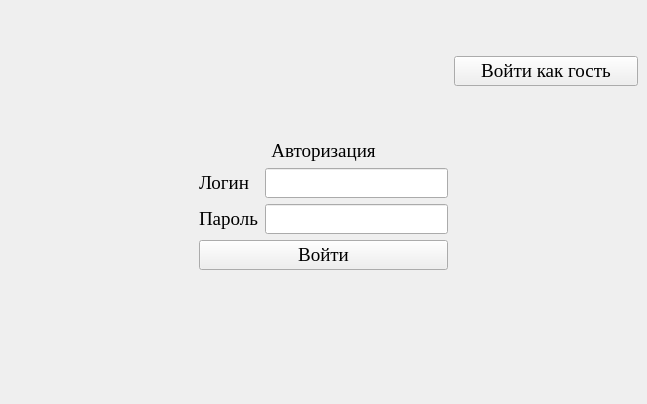
<?xml version="1.0" encoding="UTF-8"?>
<ui version="4.0">
 <class>MainWindow</class>
 <widget class="QMainWindow" name="MainWindow">
  <property name="geometry">
   <rect>
    <x>0</x>
    <y>0</y>
    <width>647</width>
    <height>404</height>
   </rect>
  </property>
  <property name="font">
   <font>
    <family>Times New Roman</family>
    <pointsize>14</pointsize>
   </font>
  </property>
  <property name="windowTitle">
   <string>Авторизация</string>
  </property>
  <property name="windowIcon">
   <iconset>
    <normaloff>../../../../../../../time/import/Icon.JPG</normaloff>../../../../../../../time/import/Icon.JPG</iconset>
  </property>
  <widget class="QWidget" name="centralwidget">
   <layout class="QGridLayout" name="gridLayout">
    <item row="2" column="1">
     <widget class="QLabel" name="label_2">
      <property name="text">
       <string>Логин</string>
      </property>
     </widget>
    </item>
    <item row="2" column="2">
     <widget class="QLineEdit" name="Login"/>
    </item>
    <item row="3" column="2">
     <widget class="QLineEdit" name="Password">
      <property name="echoMode">
       <enum>QLineEdit::Password</enum>
      </property>
     </widget>
    </item>
    <item row="3" column="1">
     <widget class="QLabel" name="label_3">
      <property name="text">
       <string>Пароль</string>
      </property>
     </widget>
    </item>
    <item row="0" column="2">
     <spacer name="verticalSpacer">
      <property name="orientation">
       <enum>Qt::Vertical</enum>
      </property>
      <property name="sizeHint" stdset="0">
       <size>
        <width>20</width>
        <height>40</height>
       </size>
      </property>
     </spacer>
    </item>
    <item row="5" column="2">
     <spacer name="verticalSpacer_2">
      <property name="orientation">
       <enum>Qt::Vertical</enum>
      </property>
      <property name="sizeHint" stdset="0">
       <size>
        <width>20</width>
        <height>40</height>
       </size>
      </property>
     </spacer>
    </item>
    <item row="1" column="1" colspan="2">
     <widget class="QLabel" name="label">
      <property name="text">
       <string>Авторизация</string>
      </property>
      <property name="alignment">
       <set>Qt::AlignCenter</set>
      </property>
     </widget>
    </item>
    <item row="4" column="1" colspan="2">
     <widget class="QPushButton" name="Enter">
      <property name="text">
       <string>Войти</string>
      </property>
     </widget>
    </item>
    <item row="0" column="4">
     <widget class="QPushButton" name="Guest">
      <property name="text">
       <string>Войти как гость</string>
      </property>
     </widget>
    </item>
    <item row="3" column="4">
     <spacer name="horizontalSpacer_2">
      <property name="orientation">
       <enum>Qt::Horizontal</enum>
      </property>
      <property name="sizeHint" stdset="0">
       <size>
        <width>40</width>
        <height>20</height>
       </size>
      </property>
     </spacer>
    </item>
    <item row="3" column="0">
     <spacer name="horizontalSpacer">
      <property name="orientation">
       <enum>Qt::Horizontal</enum>
      </property>
      <property name="sizeHint" stdset="0">
       <size>
        <width>40</width>
        <height>20</height>
       </size>
      </property>
     </spacer>
    </item>
    <item row="0" column="0">
     <widget class="QLabel" name="label_4">
      <property name="minimumSize">
       <size>
        <width>100</width>
        <height>100</height>
       </size>
      </property>
      <property name="maximumSize">
       <size>
        <width>100</width>
        <height>100</height>
       </size>
      </property>
      <property name="baseSize">
       <size>
        <width>100</width>
        <height>100</height>
       </size>
      </property>
      <property name="text">
       <string/>
      </property>
      <property name="pixmap">
       <pixmap>../../../../../../../time/import/Icon.png</pixmap>
      </property>
      <property name="scaledContents">
       <bool>true</bool>
      </property>
     </widget>
    </item>
   </layout>
  </widget>
 </widget>
 <resources/>
 <connections/>
</ui>
